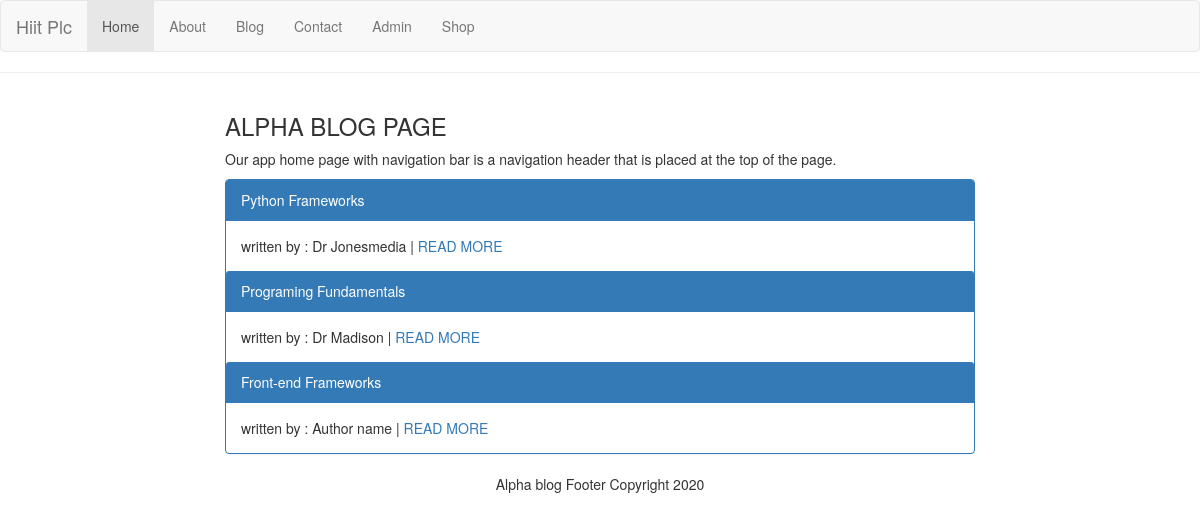
Screenshot of /blog/ with the database file from the repository.
### app_1/models.py (models this page shows)
class blogpost(models.Model):
    title   = models.CharField(max_length=120,default = "Title ")
    content = models.TextField(default = "Content ")
    author  = models.CharField(max_length=120, default="Author name")
    date    = models.DateField()

### app_1/views.py (the view)
# urls.py: path('blog/', appblog,name="App Blog page" ),
def appblog(request):
    xcontent=blogpost.objects.all()
    c={"content":xcontent}
    return render(request,"blog.html", c)

### templates/blog.html
 {% include "menu.html" %}
<hr>
<div class="container">
    <div class="row">
  <div class="col-sm-2"></div>
  <div class="col-sm-8">
  <h3>ALPHA BLOG  PAGE</h3>
  <p>Our app home page with navigation bar is a navigation header that is placed at the top of the page.</p>
    </div>
  <div class="col-sm-2"></div>
</div>
<div class="row">
  <div class="col-sm-2"></div>
  <div class="col-sm-8">
   <div class="panel panel-primary">
     {% for q in content %}
      <div class="panel-heading">{{q.title}} </div>
      <div class="panel-body"> written by : {{q.author}}
         |  <a href="./{{q.id}}">READ MORE </a></div>
     {% endfor %}
    </div>
    </div>
  <div class="col-sm-2"></div>
</div>
</div>
<footer class="container-fluid text-center">
  <p>Alpha blog Footer Copyright 2020</p>
</footer>

### rows the page displays
blogpost: title "Python Frameworks", author "Dr Jonesmedia"
blogpost: title "Programing Fundamentals", author "Dr Madison"
blogpost: title "Front-end Frameworks", author "Author name"
